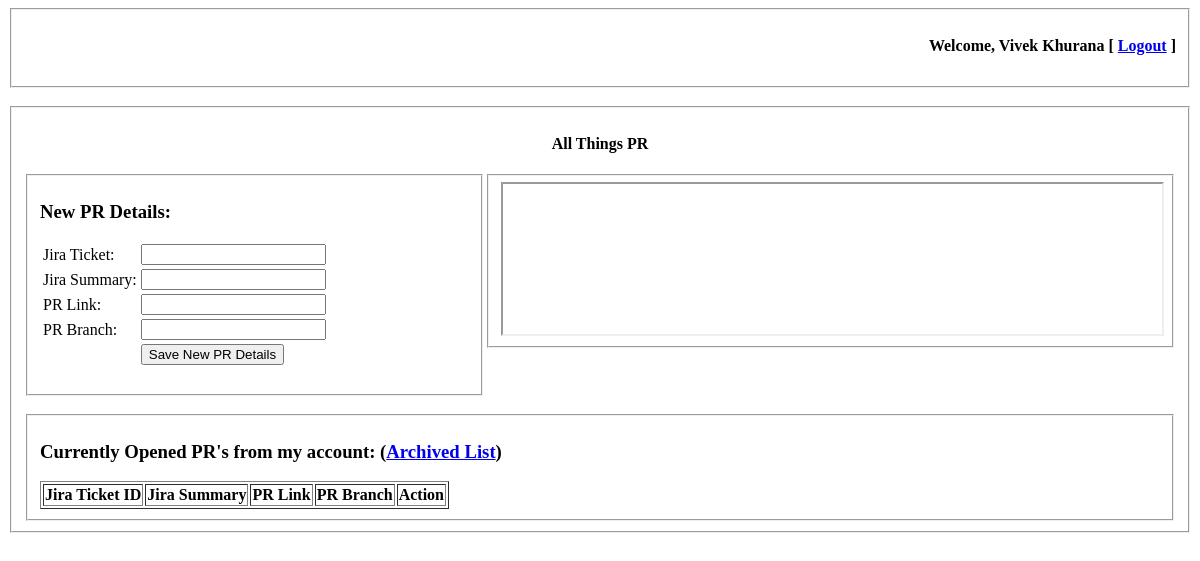
Before: /pr.php (signed in) with the older database file.
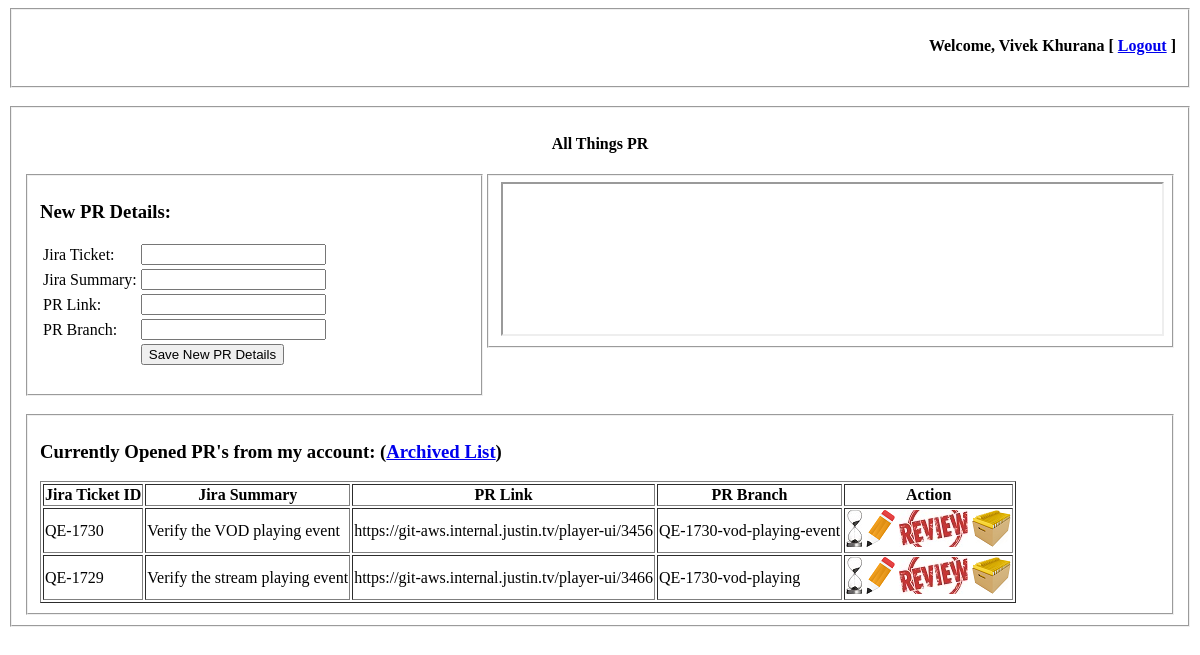
After: the same page with the newer database file.
### db_methods/sql_methods.php (called while the page is built, shortened)
<?php
	function resolve_where_clause($where_clause=[], $where_condition, $custom_where=''){
		$where_string='';
		for($i=0;$i<sizeof($where_clause);$i=$i+2){
			if($i==0){
				$where_string = "`".$where_clause[$i]."`='".$where_clause[$i+1]."'";
			}
			if(sizeof($where_clause) > 1 && $i<sizeof($where_clause) && $i!=0){
				$where_string = $where_string." ".$where_condition." `".$where_clause[$i]."`='".$where_clause[$i+1]."'";
			}
		}
		return $where_string;
	}
	function select_all($table_name, $where_clause=[], $where_condition='AND', $custom_where=''){
		$query = "SELECT * FROM `".$table_name."`";
		if($where_clause!=[]){
			$where_string = resolve_where_clause($where_clause, $where_condition, $custom_where);
			$query = $query." WHERE ".$where_string;
		}
		$result = mysql_query($query) or DIE(mysql_error());
		$result_array = [];
		while($row = mysql_fetch_array($result)){
			array_push($result_array, $row);
		}
		return $result_array;
	}
?>

### pr.php (the view, shortened to what this page needs)
<html>
	<body>
		<fieldset>
			<h4 align='right'>Welcome, <?php echo $_SESSION['name'] ?> [ <a href='logout.php'>Logout</a> ]</h4>
		</fieldset>
		<br>
		<fieldset>
			<h4 align = 'center'>All Things PR</h4>
			<div id = 'new-pr-section' style='float: left; width: 40%'>
				<fieldset><h3>New PR Details:</h3>
					<form name='new-pr' method="post">
						<table>
							<tr><td>Jira Ticket:</td><td><input type="text" name="jira-ticket" /></td></tr>
							<tr><td>Jira Summary:</td><td><input type="text" name="jira-summary" /></td></tr>
							<tr><td>PR Link:</td><td><input type="text" name="pr-link" /></td></tr>
							<tr><td>PR Branch:</td><td><input type="text" name="pr-branch" /></td></tr>
							<tr><td></td><td><input type="submit" name="save-new-pr" value='Save New PR Details' /></td></tr>
						</table>
					</form>
				</fieldset></br>
			</div>
			<div id = 'frame-holder' style='float: left; width: 60%'>
				<fieldset>
					<iframe src="iframe_blank_page.html" name="link-frame" height="28%" width="100%"></iframe>
				</fieldset>
			</div>
			<div id = 'pr-details-section' style='float: left; width: 100%'>
				<fieldset><h3>Currently Opened PR's from my account: (<a target='link-frame' href="archived_pr.php?user=<?php echo $_SESSION['user']; ?>">Archived List</a>)</h3>
					<table border=1>
					<th>Jira Ticket ID</th><th>Jira Summary</th><th>PR Link</th><th>PR Branch</th><th>Action</th>
					<?php
						$opened_pr = select_all('pr-details', ['username', $_SESSION['user'], 'pr-status', 0]);
						for($i=0; $i < sizeof($opened_pr); $i++){
							echo "<tr>";
							echo "<td>".$opened_pr[$i][0]."</td><td>".$opened_pr[$i][1]."</td><td>".$opened_pr[$i][3]."</td><td>".$opened_pr[$i][4]."</td>";
							echo "<td>";
								echo "<a href='log_hours.php?pr=".$opened_pr[$i][2]."' target='link-frame'><img src='images/hourglass.jpg' title='Log Hours' alt='Log Hours'></a> ";
								echo "<a href='edit_pr.php?pr=".$opened_pr[$i][2]."' target='link-frame'><img src='images/edit.png' alt='Edit PR Details' title='Edit PR Details'></a> ";
								echo "<a href='log_review_login.php?pr=".$opened_pr[$i][2]."&user=".$_SESSION['user']."' target='link-frame'><img src='images/review.jpeg' title='Log Review' alt='Log Review'></a> ";
								echo "<a href='archive_pr.php?pr=".$opened_pr[$i][2]."&user=".$_SESSION['user']."&status=1'><img src='images/archive.png' title='Archive PR' alt='Archive PR'></a>";
							echo "</td>";
							echo "</tr>";
						}
					?>
					</table>
				</fieldset>
			</div>
		</fieldset>
	</body>
</html>

Changed rows visible on the page:
now on this page (row edited): pr-details: value "QE-1730", value "Verify the VOD playing event", value "https://git-aws.internal.justin.tv/player-ui/3456", value "QE-1730-vod-playing-event"
now on this page (row edited): pr-details: value "QE-1729", value "Verify the stream playing event", value "https://git-aws.internal.justin.tv/player-ui/3466", value "QE-1730-vod-playing"
